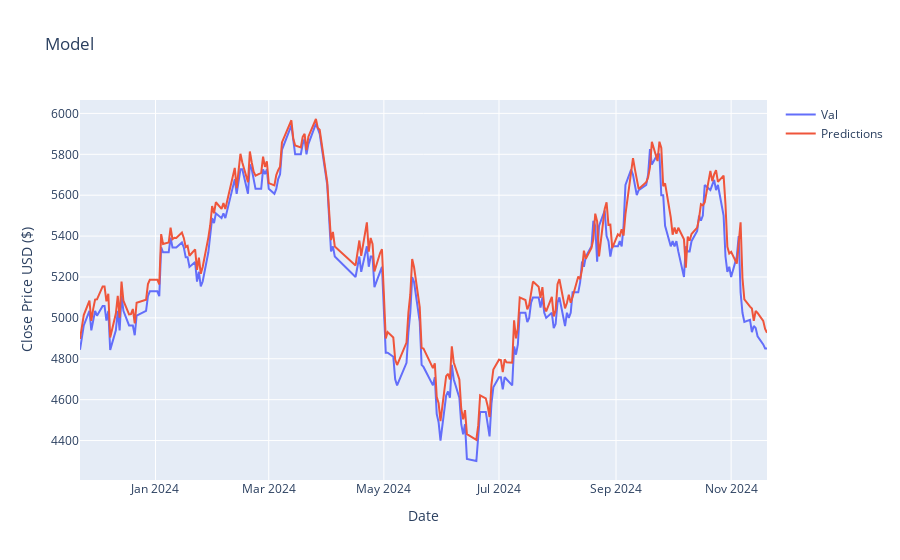

This figure's notebook cell:
### Code cell
from plotly import graph_objs as go

fig = go.Figure()

fig.add_trace(go.Scatter(x=valid['date'], y=valid['Close'], mode='lines', name='Val'))
fig.add_trace(go.Scatter(x=valid['date'], y=valid['Predictions'], mode='lines', name='Predictions'))

fig.update_layout(title='Model',
                        xaxis_title='Date',
                        yaxis_title='Close Price USD ($)')
fig.show()

### Figure 1 — Plotly figure (JSON) as saved in the notebook; plotly's stock layout.template omitted (floating-point values rounded to 4 significant figures; data arrays with more than 128 entries replaced by an {"elided": "..."} marker saying what was removed)
{"data": [{"mode": "lines", "name": "Val", "type": "scatter", "x": {"elided": "238 str values"}, "y": {"elided": "238 float values"}}, {"mode": "lines", "name": "Predictions", "type": "scatter", "x": {"elided": "238 str values"}, "y": {"elided": "238 float values"}}], "layout": {"title": {"text": "Model"}, "xaxis": {"title": {"text": "Date"}}, "yaxis": {"title": {"text": "Close Price USD ($)"}}}}
